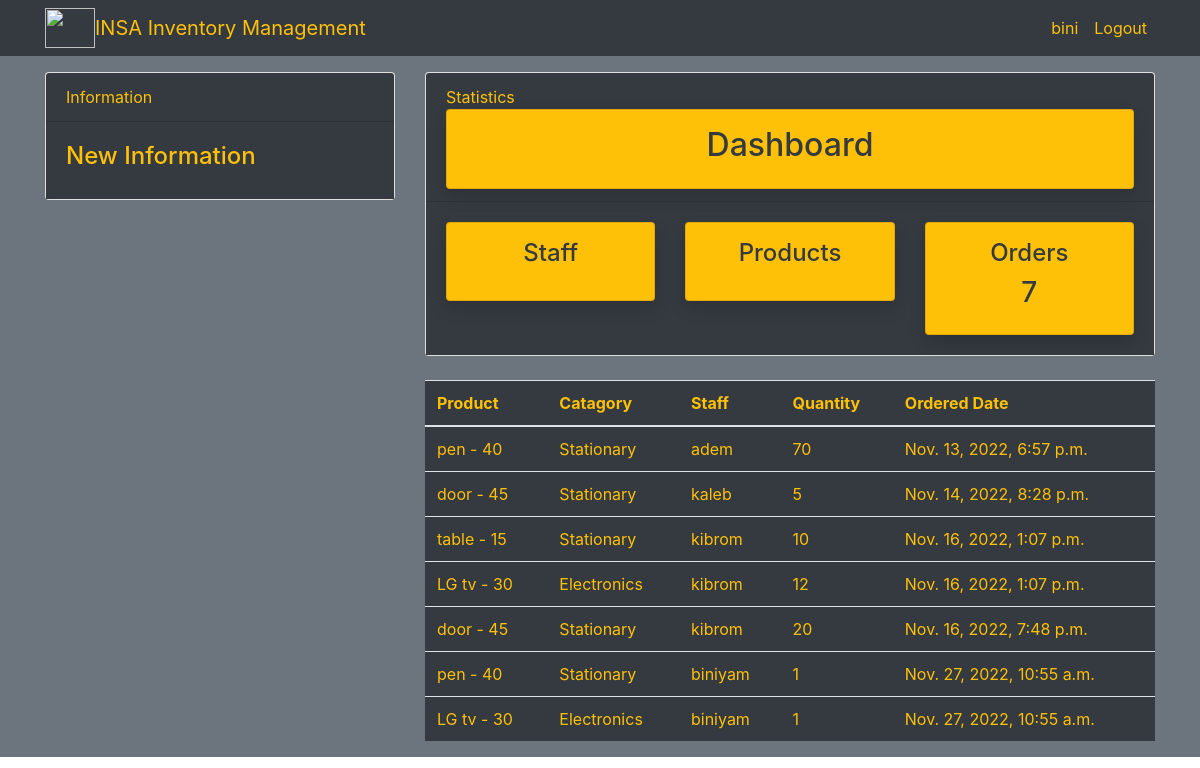
Screenshot of /orders/ (signed in) with the database file from the repository.
### dashboard/models.py (models this page shows, shortened)
class Order(models.Model):
    product = models.ForeignKey(Product,on_delete=models.CASCADE,null=True)
    staff = models.ForeignKey(User,models.CASCADE,null=True)
    order_quantity = models.PositiveIntegerField(null=True)
    date = models.DateTimeField(auto_now_add=True)

class Product(models.Model):
    name = models.CharField(max_length=100,null=True)
    category = models.CharField(max_length=20,choices=CATEGORY ,null=True)
    quantity = models.PositiveIntegerField(null=True)
    class Meta:
        verbose_name_plural = 'Product'
    def __str__(self):
        return f'{self.name} - {self.quantity}'

### dashboard/views.py (the view)
# urls.py: path('orders/',views.orders, name='dashboard-orders'),
@login_required
def orders(request):
    myOrder = Order.objects.all()
    order_count = myOrder.count()
    context = {
        'myOrder':myOrder,
        'orders_count':order_count,
    }
    return render(request,'dashboard/orders.html',context)

### templates/dashboard/orders.html (shortened to what this page needs)
<div class="bg-secondary ">
{% extends 'partials/base.html' %}
{% block content %}
{% include 'partials/topnav.html' %}
    <div class="container">
        <div class="row mt-4">
            <div class="col-md-4">
            </div>
            <div class="col-md-8">
                <table class="table bg-dark text-warning">
                    <thead class="bg-dark">
                        <tr class="text-warning">
                            <th scope="col">Product</th>
                            <th scope="col">Catagory</th>
                            <th scope="col">Staff</th>
                            <th scope="col">Quantity</th>
                            <th scope="col">Ordered Date</th>
                        </tr>
                    </thead>
                    <tbody>
                        {% for order in myOrder %}
                        <tr>
                            <td>{{order.product}}</td>
                            <td>{{order.product.category}}</td>
                            <td>{{order.staff.username}}</td>
                            <td>{{order.order_quantity}}</td>
                            <td>{{order.date}}</td>
                        {% endfor %}
                    </tbody>
                </table>
            </div>
        </div>
    </div>
</div>
{% endblock %}

### templates/partials/nav.html (shortened to what this page needs)
<nav class="navbar navbar-expand-lg navbar-dark bg-dark fixed-top">
    <div class="container">
      <img   src="/media/insa.jpg" style="width:50px;height:40px; " alt="">
    <a class="navbar-brand text-warning" href="{% url 'dashboard-index' %}">
      INSA Inventory Management </a>
    <div class="collapse navbar-collapse" id="navbarSupportedContent">
      <ul class="navbar-nav ml-auto">
      {% if user.is_authenticated %}
        <li class="nav-item active">
          <a class="nav-link  text-warning" href="{% url 'user-profile' %}">{{user.username}} <span class="sr-only">(current)</span></a>
        </li>
        <li class="nav-item">
          <a class="nav-link  text-warning" href="{% url 'user-logout' %}">Logout</a>
        </li>
       {% endif %}
      </ul>
    </div>
</div>
  </nav>
  <br><br>

### rows the page displays
Order: product "pen - 40", product.category "Stationary", staff.username "adem", order_quantity "70", date "Nov. 13, 2022, 6:57 p.m."
Order: product "door - 45", product.category "Stationary", staff.username "kaleb", order_quantity "5", date "Nov. 14, 2022, 8:28 p.m."
Order: product "table - 15", product.category "Stationary", staff.username "kibrom", order_quantity "10", date "Nov. 16, 2022, 1:07 p.m."
Order: product "LG tv - 30", product.category "Electronics", staff.username "kibrom", order_quantity "12", date "Nov. 16, 2022, 1:07 p.m."
Order: product "door - 45", product.category "Stationary", staff.username "kibrom", order_quantity "20", date "Nov. 16, 2022, 7:48 p.m."
Order: product "pen - 40", product.category "Stationary", staff.username "biniyam", order_quantity "1", date "Nov. 27, 2022, 10:55 a.m."
Order: product "LG tv - 30", product.category "Electronics", staff.username "biniyam", order_quantity "1", date "Nov. 27, 2022, 10:55 a.m."

### other values shown
{{ user.username }} "bini"
{{ orders_count }} "7"
